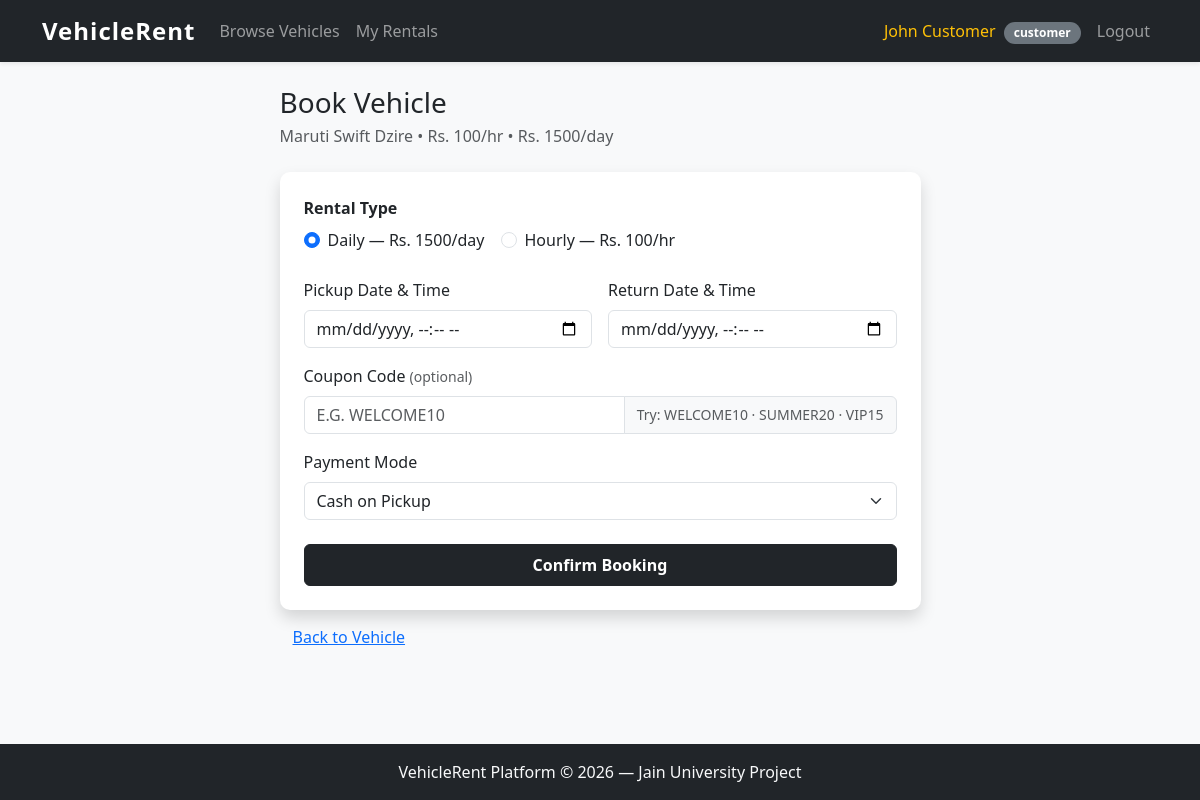
The page /book/2 (signed in) on the database its author committed.
### tables this page shows
CREATE TABLE vehicles (
            id                   INTEGER PRIMARY KEY AUTOINCREMENT,
            type                 TEXT    NOT NULL,
            brand                TEXT    NOT NULL,
            model                TEXT    NOT NULL,
            fuel_type            TEXT    NOT NULL,
            seating_capacity     INTEGER NOT NULL,
            price_per_hour       REAL    NOT NULL,
            price_per_day        REAL    NOT NULL,
            availability_status  TEXT    NOT NULL DEFAULT 'available',
            registration_details TEXT,
            fitness_expiry       TEXT,
            insurance_expiry     TEXT,
            photo_path           TEXT
        );

### app.py (the view)
@app.api_route("/book/{vid}", methods=["GET", "POST"])
async def book_vehicle(request: Request, vid: int):
    if (r := _require_login(request)):
        return r
    if request.session.get("role") != "customer":
        _flash(request, "Only customers can book vehicles.", "danger")
        return RedirectResponse(url="/vehicles", status_code=302)
    db      = get_db()
    vehicle = db.execute("SELECT * FROM vehicles WHERE id = ?", (vid,)).fetchone()
    if not vehicle:
        _flash(request, "Vehicle not found.", "danger")
        db.close()
        return RedirectResponse(url="/vehicles", status_code=302)
    if vehicle["availability_status"] != "available":
        _flash(request, "This vehicle is currently not available.", "danger")
        db.close()
        return RedirectResponse(url="/vehicles", status_code=302)
    if request.method == "POST":
        form         = await request.form()
        start_str    = str(form.get("start_datetime", ""))
        end_str      = str(form.get("end_datetime", ""))
        payment_mode = str(form.get("payment_mode", "cash"))
        rental_type  = str(form.get("rental_type", "daily"))
        coupon_code  = str(form.get("coupon_code", "")).strip().upper()
        try:
            start_dt = datetime.strptime(start_str, "%Y-%m-%dT%H:%M")
            end_dt   = datetime.strptime(end_str,   "%Y-%m-%dT%H:%M")
        except ValueError:
            _flash(request, "Invalid date format.", "danger")
            db.close()
            return templates.TemplateResponse(request, "booking.html", ctx(request, vehicle=vehicle))
        if end_dt <= start_dt:
            _flash(request, "Return date/time must be after pickup.", "danger")
            db.close()
            return templates.TemplateResponse(request, "booking.html", ctx(request, vehicle=vehicle))
        discount_percent  = 0.0
        valid_coupon_code = ""
        if coupon_code:
            coupon = db.execute(
                "SELECT * FROM coupons WHERE code = ? AND is_active = 1", (coupon_code,)
            ).fetchone()
            if coupon:
                discount_percent  = coupon["discount_percent"]
                valid_coupon_code = coupon_code
                _flash(request, f'Coupon "{coupon_code}" applied — {discount_percent:.0f}% off!', "info")
            else:
                _flash(request, f'Coupon "{coupon_code}" is invalid or expired.', "warning")
        pricing_rules = db.execute("SELECT * FROM pricing_rules").fetchall()
        total_cost, duration_label, discount_amount = _calculate_cost(
            vehicle, start_dt, end_dt, pricing_rules, rental_type, discount_percent
        )
        cursor = db.execute(
            """INSERT INTO rental_bookings
               (customer_id, vehicle_id, rental_type, start_datetime, end_datetime,
                total_cost, coupon_code, discount_amount, payment_mode, payment_status, rental_status)
               VALUES (?, ?, ?, ?, ?, ?, ?, ?, ?, ?, ?)""",
            (request.session["user_id"], vid, rental_type, start_str, end_str,
             total_cost, valid_coupon_code, discount_amount,
             payment_mode, "pending", "booked"),
        )
        booking_id = cursor.lastrowid
        db.execute('UPDATE vehicles SET availability_status = "rented" WHERE id = ?', (vid,))
        db.commit()
        db.close()
        _flash(request, f"Booking confirmed! {duration_label} — Total: Rs.{total_cost:.2f}", "success")
        return RedirectResponse(url=f"/payment/{booking_id}", status_code=302)
    db.close()
    return templates.TemplateResponse(request, "booking.html", ctx(request, vehicle=vehicle))

### templates/booking.html (shortened to what this page needs)
{% extends "base.html" %}
{% block content %}
<div class="row justify-content-center">
  <div class="col-md-7">
    <h3 class="mb-1">Book Vehicle</h3>
    <p class="text-muted mb-4">
      {{ vehicle.brand }} {{ vehicle.model }} &bull;
      Rs. {{ "%.0f"|format(vehicle.price_per_hour) }}/hr &bull;
      Rs. {{ "%.0f"|format(vehicle.price_per_day) }}/day
    </p>
    <div class="card shadow">
      <div class="card-body p-4">
        <form method="POST" action="{{ url_for('book_vehicle', vid=vehicle.id) }}" id="bookingForm">
          <div class="mb-4">
            <label class="form-label fw-semibold">Rental Type</label>
            <div class="d-flex gap-3">
              <div class="form-check">
                <input class="form-check-input" type="radio" name="rental_type"
                       id="typeDaily" value="daily" checked>
                <label class="form-check-label" for="typeDaily">
                  Daily — Rs. {{ "%.0f"|format(vehicle.price_per_day) }}/day
                </label>
              </div>
              <div class="form-check">
                <input class="form-check-input" type="radio" name="rental_type"
                       id="typeHourly" value="hourly">
                <label class="form-check-label" for="typeHourly">
                  Hourly — Rs. {{ "%.0f"|format(vehicle.price_per_hour) }}/hr
                </label>
              </div>
            </div>
          </div>
          <div class="row g-3 mb-3">
            <div class="col-md-6">
              <label class="form-label">Pickup Date &amp; Time</label>
              <input type="datetime-local" name="start_datetime" id="startDt"
                     class="form-control" required>
            </div>
            <div class="col-md-6">
              <label class="form-label">Return Date &amp; Time</label>
              <input type="datetime-local" name="end_datetime" id="endDt"
                     class="form-control" required>
            </div>
          </div>
          <div class="mb-3">
            <label class="form-label">Coupon Code <span class="text-muted small">(optional)</span></label>
            <div class="input-group">
              <input type="text" name="coupon_code" id="couponInput"
                     class="form-control text-uppercase" placeholder="e.g. WELCOME10"
                     style="text-transform:uppercase">
              <span class="input-group-text">
                <small class="text-muted">Try: WELCOME10 · SUMMER20 · VIP15</small>
              </span>
            </div>
          </div>
          <div class="mb-4">
            <label class="form-label">Payment Mode</label>
            <select name="payment_mode" class="form-select" required>
              <option value="cash">Cash on Pickup</option>
            </select>
          </div>
          <button type="submit" class="btn btn-dark w-100 py-2 fw-semibold">
            Confirm Booking
          </button>
        </form>
      </div>
    </div>
    <a href="{{ url_for('vehicle_detail', vid=vehicle.id) }}" class="btn btn-link mt-2">
      Back to Vehicle
    </a>
  </div>
</div>
{% endblock %}

### static/css/style.css (style rules this page uses)
body { background-color: #f8f9fa; font-family: 'Segoe UI', Tahoma, Geneva, Verdana, sans-serif; min-height: 100vh; display: flex; flex-direction: column; }
.card { border: none; border-radius: 10px; }

### rows shown on the page
vehicles: brand "Maruti", model "Swift Dzire", price_per_hour "100", price_per_day "1500"

### other values the page prints
{{ session.name }} "John Customer"
{{ session.role }} "customer"
